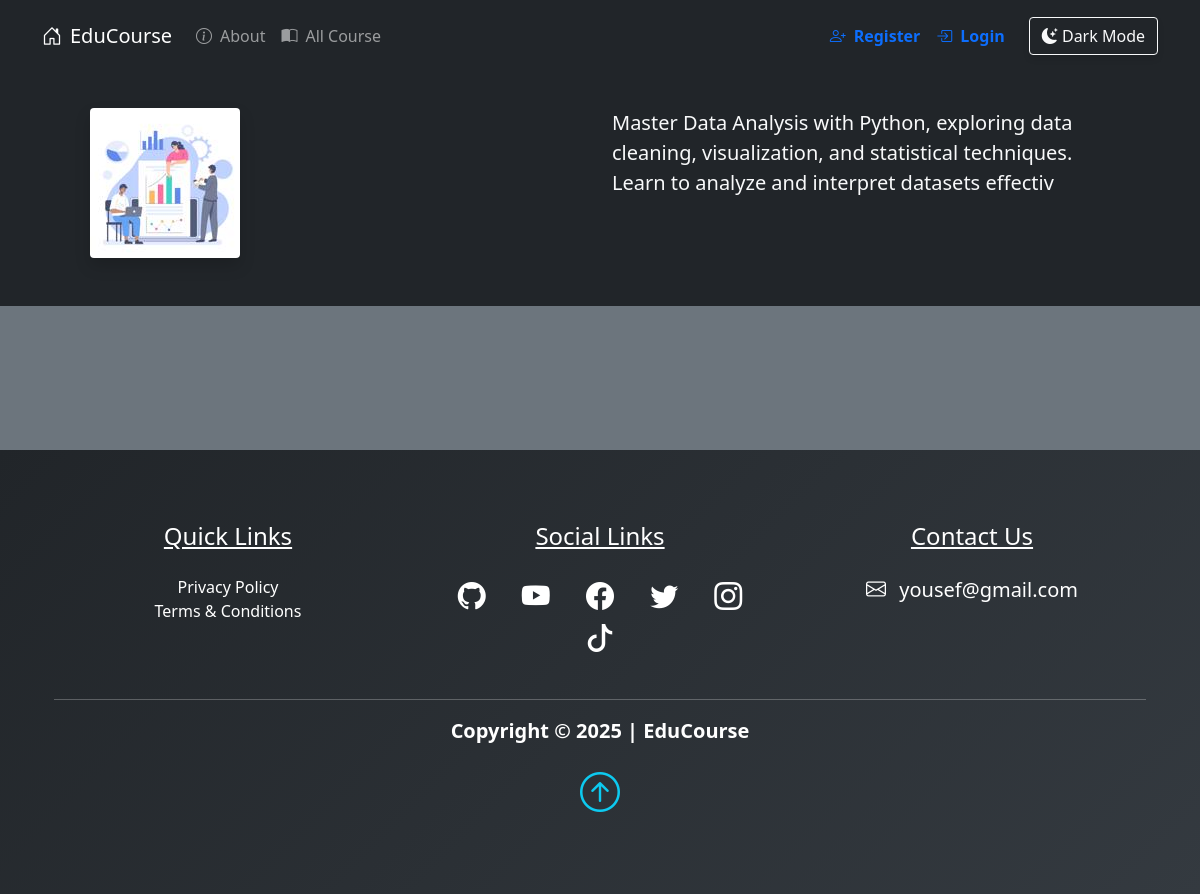
Page /Data-Analysis on the committed database.
### pythonic/models.py (models this page shows, shortened)
class Course(db.Model):
    id = db.Column(db.Integer, primary_key=True)
    title = db.Column(db.String(50), unique=True, nullable=False)
    description = db.Column(db.String(150), nullable=False)
    icon = db.Column(db.String(20), nullable=False, default="default_icon.jpg")
    lessons = db.relationship("Lesson", backref="course_name", lazy=True)

### pythonic/routes.py (the view)
@app.route("/<string:course_title>")
def course(course_title):
    course = Course.query.filter_by(title=course_title).first()
    course_id = course.id if course else None
    course = Course.query.get_or_404(course_id)
    return render_template(
        "course.html",
        title=course.title,
        course=course,
    )

### pythonic/templates/course.html (shortened to what this page needs)
{% extends "layout.html"%}
{% block content %}
<div class="container-fluid bg-dark">
    <div class="container">
        <div class="row p-5">
            <div class="col-6">
                <img src="{{url_for('static', filename='course_icons/'+course.icon)}}" alt="{{course.title}}" class="img-fluid rounded shadow">
            </div>
            <div class="col-6">
                <span class="lead text-light">{{course.description}}</span>
            </div>
        </div>
    </div>
</div>
<section class="bg-secondary">
    <div class="container p-5">
    </div>
</section>
{% endblock content %}

### pythonic/static/main.css (style rules this page uses)
body::before { display: block; content: ''; height: 60px; }

### rows in the picture
Course: icon (picture), description "Master Data Analysis with Python, exploring data cleaning, visualization, and statistical techniques. Learn to analyze and interpret datasets effectiv"
